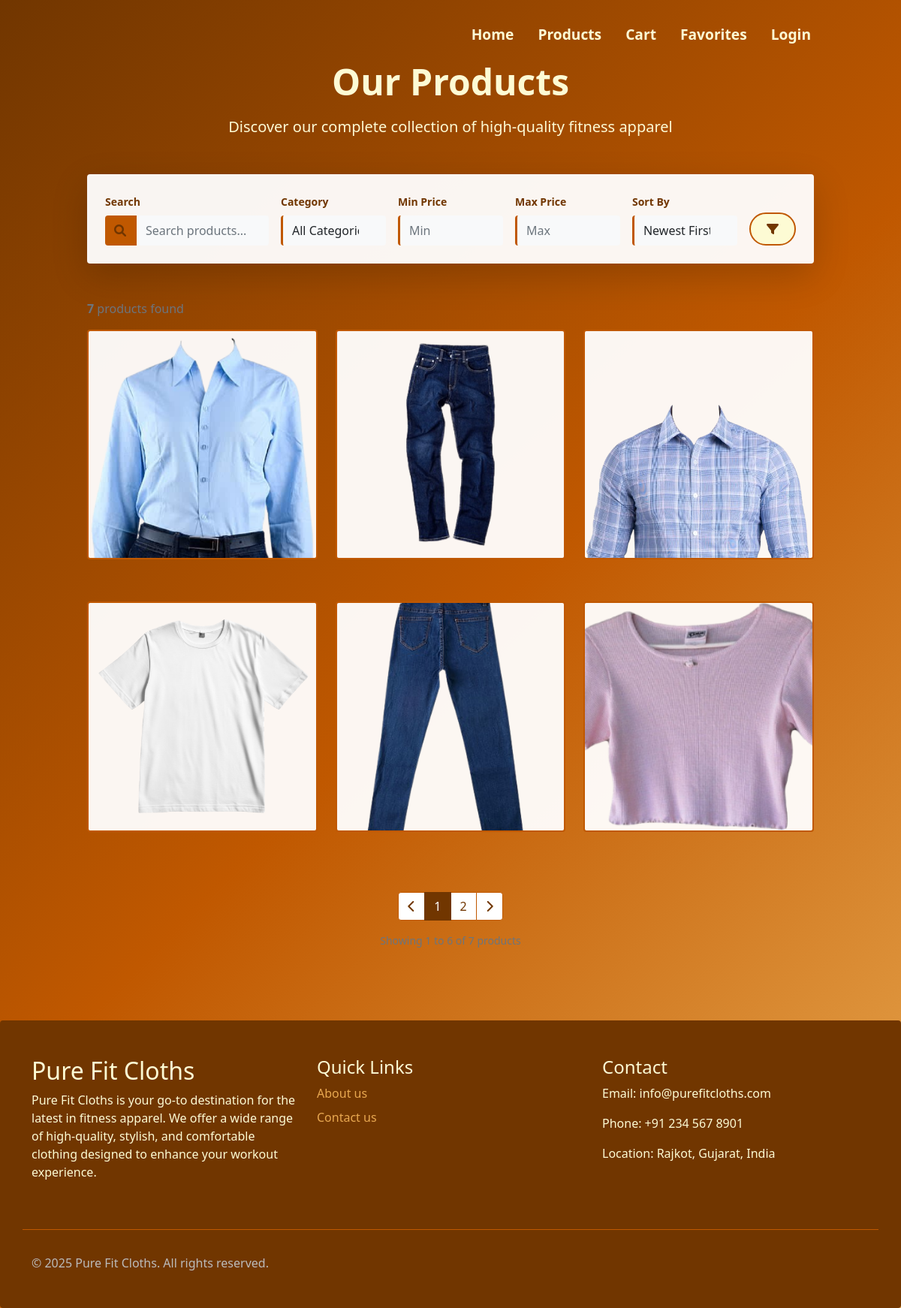
The page /products.php on the database as committed earlier.
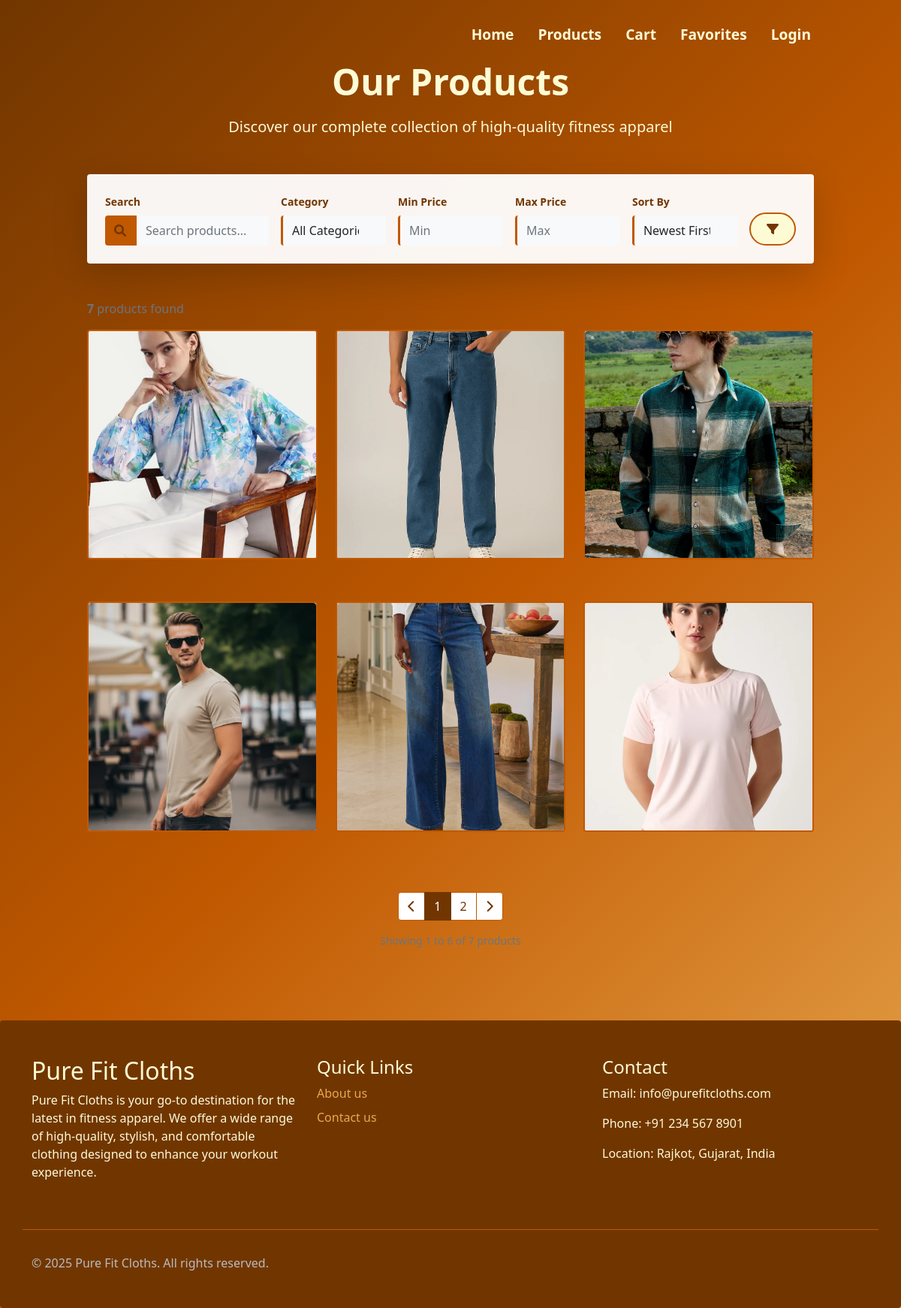
The same page on the database as committed later.
### tables this page shows
CREATE TABLE `products` (
  `product_id` int(11) NOT NULL,
  `category_id` int(11) NOT NULL,
  `name` varchar(150) NOT NULL,
  `description` mediumtext DEFAULT NULL,
  `price` decimal(10,2) NOT NULL DEFAULT 0.00,
  `stock_quantity` int(11) NOT NULL DEFAULT 0,
  `image_path` varchar(255) DEFAULT NULL,
  `is_active` tinyint(1) NOT NULL DEFAULT 1,
  `created_at` timestamp NOT NULL DEFAULT current_timestamp(),
  `updated_at` timestamp NOT NULL DEFAULT current_timestamp() ON UPDATE current_timestamp(),
  `subcategory_id` int(11) DEFAULT NULL
);

### products.php (the view, shortened to what the rows shown need)
<?php
include 'connection.php';
$sort = isset($_GET['sort']) ? $_GET['sort'] : 'newest';
?>
<div class="container-fluid py-4 py-md-5" style="padding-top: 80px !important;">
    <div class="row justify-content-center mb-4 mb-md-5">
        <div class="col-12 col-lg-10 text-center px-3">
            <h1 class="display-5 display-md-4 fw-bold mb-3" style="color: #FDFBD4;">
                Our Products
            </h1>
        </div>
    </div>
    <?php
    $products_per_page = 6;
    $current_page = isset($_GET['page']) ? (int)$_GET['page'] : 1;
    $current_page = max(1, $current_page);
    $offset = ($current_page - 1) * $products_per_page;
    $where_conditions = ["p.is_active = 1"];
    $where_clause = implode(' AND ', $where_conditions);
    $order_by = "p.created_at DESC";
    switch ($sort) {
        default:
            $order_by = "p.created_at DESC";
    }
    ?>
    <div class="row justify-content-center">
        <div class="col-12 col-lg-10 px-3">
            <div class="row g-3 g-md-4">
                <?php
                $prod_q = "SELECT p.*, c.name as category_name
                          FROM products p
                          LEFT JOIN categories c ON p.category_id = c.category_id
                          WHERE $where_clause
                          ORDER BY $order_by
                          LIMIT $products_per_page OFFSET $offset";
                $prod_r = mysqli_query($conn, $prod_q);
                if ($prod_r && mysqli_num_rows($prod_r) > 0) {
                    while ($prod = mysqli_fetch_assoc($prod_r)) {
                        $img = !empty($prod['image_path']) ? $prod['image_path'] : 'assets/products/1.png';
                        $title = htmlspecialchars($prod['name']);
                ?>
                        <div class="col-12 col-sm-6 col-md-6 col-lg-4 col-xl-4 d-flex justify-content-center">
                            <a href="product-details.php?id=<?php echo $prod['product_id']; ?>" class="text-decoration-none w-100" style="max-width: 400px;">
                                <div class="productcant rounded">
                                    <div class="position-relative overflow-hidden rounded-top">
                                        <img src="<?php echo htmlspecialchars($img); ?>" alt="<?php echo $title; ?>" class="img-fluid w-100" style="aspect-ratio: 1/1; object-fit: cover;">
                                    </div>
                                </div>
                            </a>
                        </div>
                <?php
                    }
                }
                ?>
            </div>
        </div>
    </div>
</div>
<link rel="stylesheet" href="https://cdnjs.cloudflare.com/ajax/libs/font-awesome/6.0.0/css/all.min.css">
<?php
include_once 'master_layout.php';
?>

Rows that differ between the two databases and show on the page:
changed products (number 1 of 6 on the later page): image_path: a different picture
changed products (number 2 of 6 on the later page): image_path: a different picture
changed products (number 3 of 6 on the later page): image_path: a different picture
changed products (number 4 of 6 on the later page): image_path: a different picture
changed products (number 5 of 6 on the later page): image_path: a different picture
changed products (number 6 of 6 on the later page): image_path: a different picture
